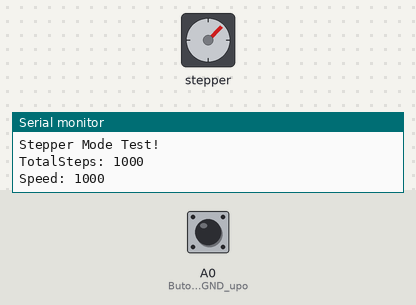
This sketch was run on a simulated Arduino Uno, built with avr-gcc and run on an emulated ATmega328P. Shown: stepper motor, the last lines printed to the serial monitor. The test bench sets the inputs (shaded band); at power-on: A0 (Buton_connects_to_GND_upo) HIGH. Stepper angles assume 32 steps per turn.

Above: at 2.4 s.
2.5 s: A0 (Buton_connects_to_GND_upo) pulled LOW for 0.15 s
At 2.95 s:
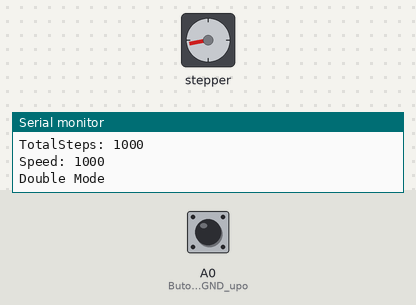
At 3.55 s:
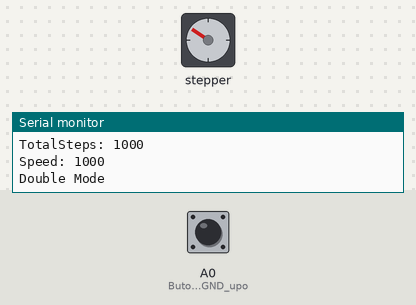
Timing chart, 0 to 8.1 s (numbered marks = the images above; inputs shaded):
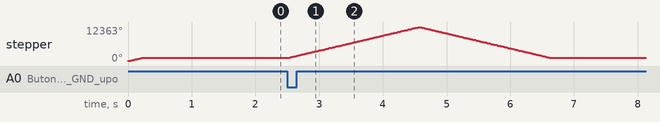

The sketch:

Motor_Shield_V1_Stepper_Mode_Test.ino
```cpp
/*
 * This program uses an Adafruit Motorshield V1 and a 28BYJ-48 unipolar stepper motor.
 *
 * OPERATION:
 * a) Press the button connected A0 to test different modes of motor control.
 * b) Remember to manually uncomment the mode you want to test.
 * c) Each button press will use the uncommented mode to rotate the motor CW and CCW one time.
 * d) Press the button again to repeat the action.
 */

#include <AFMotor.h>

//REMEMBER TO SET THE CORRECT MOTOR PORT YOU WISH TO USE:
AF_Stepper motor(32, 2);

int stepperSpeed = 1000;
long stepCount = 1000;
int buttonActive = 0;

void setup() {
  pinMode(A0, INPUT_PULLUP);  //Buton connects to GND upon press, so set default to be pulled up.
  Serial.begin(9600);           // set up Serial library at 9600 bps
  Serial.println("Stepper Mode Test!");

  Serial.print("TotalSteps: ");
  Serial.println(stepCount);

  motor.setSpeed(stepperSpeed);  // "Motor internal rotor rpm"
  Serial.print("Speed: ");
  Serial.println(stepperSpeed);

  motor.step(100, FORWARD, SINGLE);
  motor.release();
  delay(1000);
}

void loop() {
  if(buttonActive == 0 && digitalRead(A0) == LOW) { //Check for button press on analog pin A0
    buttonActive = 1;
/*
 * BE SURE TO UNCOMMENT THE MODE YOU WANT TO TEST
 */
//    Serial.println("Single Mode");
//    motor.step(1000, FORWARD, SINGLE);
//    motor.step(1000, BACKWARD, SINGLE);

    Serial.println("Double Mode");
    motor.step(stepCount, FORWARD, DOUBLE);   //This mode seems to be best for strength and speed
    motor.step(stepCount, BACKWARD, DOUBLE);

//    Serial.println("Interleave Mode");
//    motor.step(1000, FORWARD, INTERLEAVE); //This mode performs about half the travel
//    motor.step(1000, BACKWARD, INTERLEAVE);

//    Serial.println("Microstep Mode");
//    motor.step(1000, FORWARD, MICROSTEP);
//    motor.step(1000, BACKWARD, MICROSTEP);
  }
  else if(buttonActive == 1 && digitalRead(A0) == HIGH) {   //Check for button release
    buttonActive = 0;  //Reset button value for additional button presses
    motor.release();
    Serial.println("Button Ready!");
  }
}
```

Measured:
- after the input at 2.5 s, stepper: turns 11238° clockwise in 2.1 s, then 11238° counter-clockwise in 2.0 s
